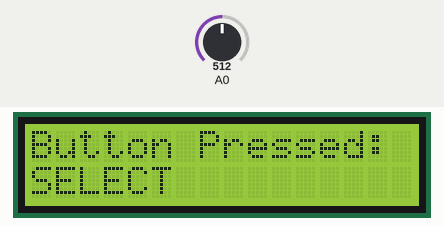
Recording of a sketch running on a simulated Arduino Uno, built with avr-gcc and run on an emulated ATmega328P. Parts: 16×2 character LCD. The inputs (shaded band) are chosen by the test bench; at power-on: A0 = 512. What the sketch prints to the serial monitor is not drawn.

Above: at 1.2 s.
1.3 s: A0 set to 610
At 1.9 s:
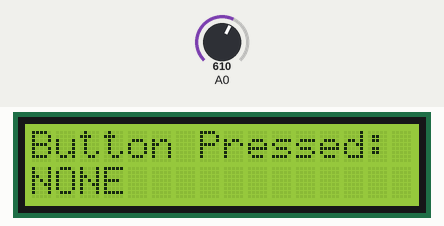
2.8 s: A0 set to 390
At 3.1 s:
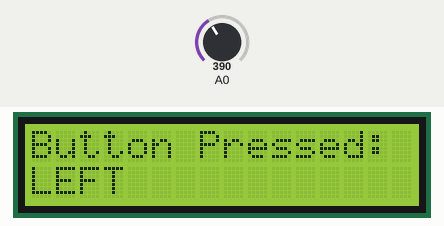
Timing chart, 0 to 3.1 s (numbered marks = the images above; inputs shaded):
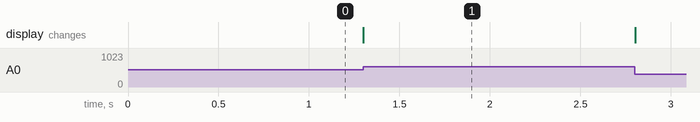

The sketch:

ButtonKeypadTest.ino
```cpp
#include <LiquidCrystal.h>
LiquidCrystal *lcd;
int input = 0;

void setup() {
  // put your setup code here, to run once:
    lcd = new LiquidCrystal(8, 9, 4, 5, 6, 7);
    lcd->begin(16,2);
    lcd->clear();
    lcd->setCursor(0,0);
    lcd->print("Button Pressed:");

    Serial.begin(115200);
}

int curr = 0;
void loop() {
  // put your main code here, to run repeatedly:
  input = analogRead(0);
  Serial.println(input);
  lcd->setCursor(0,1);
  if (input > 600) {
   //btnNONE
   curr = 0;
   lcd->print("NONE  ");
  } else if (input < 50) {
    curr = 1;
    lcd->print("RIGHT ");
  } else if (input < 150) {
    curr = 2;
    lcd->print("UP    ");
  } else if (input < 300) {
    curr = 3;
    lcd->print("DOWN  ");
    curr = 4;
  } else if (input < 400) {
    curr = 5;
    lcd->print("LEFT  ");
  } else if (input < 600) {
    curr = 6;
    lcd->print("SELECT");
  }
}
```

Measured:
- after the input at 1.3 s, the display: changes at once (image 1)
